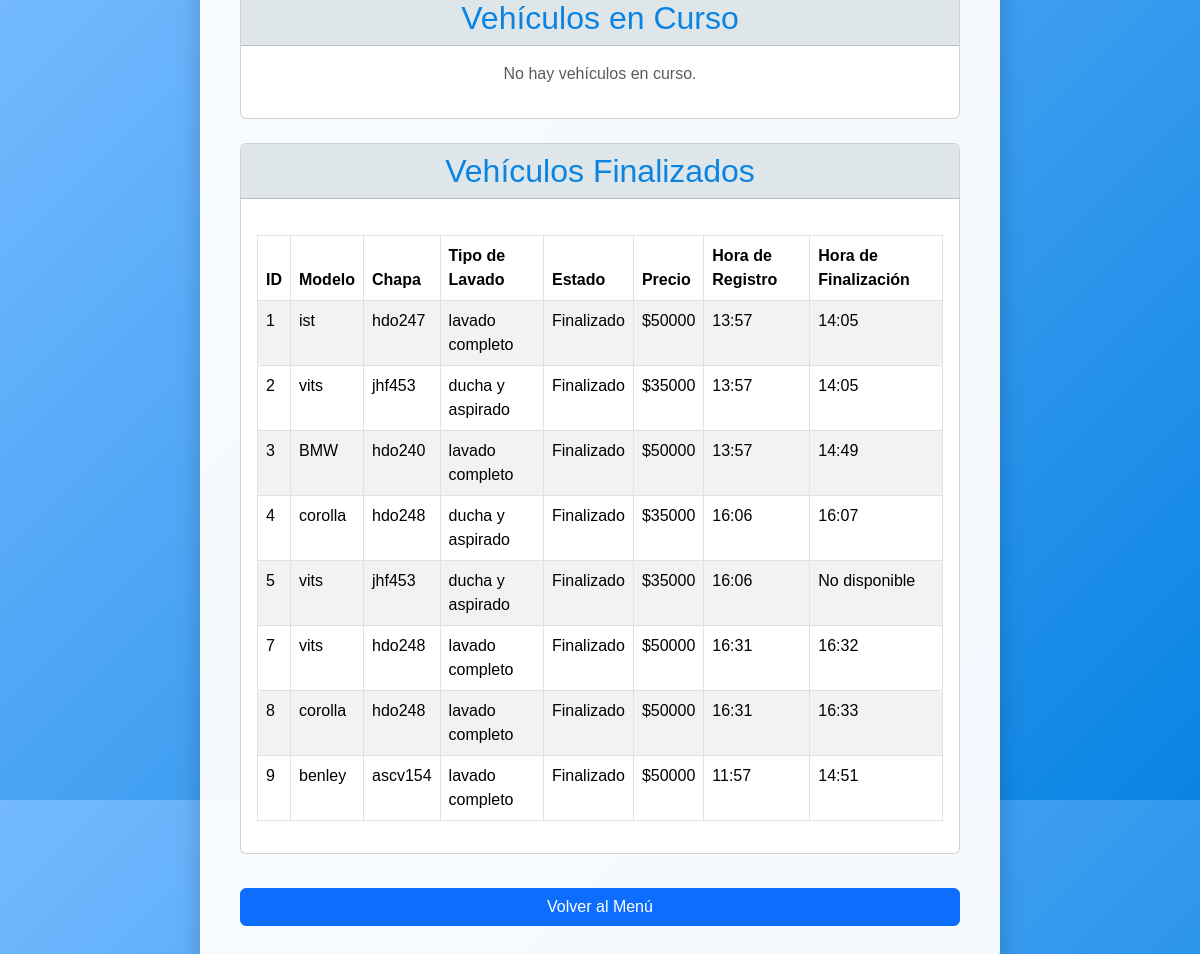
Screenshot of /estado_lavado (signed in) with the database file from the repository.
### my_program.py (models this page shows)
class Vehiculo(db.Model):
    id = db.Column(db.Integer, primary_key=True)
    modelo = db.Column(db.String(50), nullable=False)
    chapa = db.Column(db.String(10), nullable=False)
    tipo_lavado = db.Column(db.String(50), nullable=False)
    estado = db.Column(db.String(20), default="En Curso")
    precio = db.Column(db.Integer, nullable=False)
    hora = db.Column(db.String(5), default=datetime.now().strftime("%H:%M"))
    hora_finalizacion = db.Column(db.String(5))  # Nueva columna para la hora de finalización
    usuario_id = db.Column(db.Integer, db.ForeignKey('usuario.id'), nullable=False)
    usuario = db.relationship('Usuario', backref=db.backref('vehiculos', lazy=True))

### my_program.py (the view)
@app.route('/estado_lavado')
@login_requerido
def estado_lavado():
    admin = is_admin(session['usuario_id'])  # Verifica si el usuario es admin
    if admin:
        vehiculos_en_curso = Vehiculo.query.filter_by(estado='En Curso').all()
        vehiculos_finalizados = Vehiculo.query.filter_by(estado='Finalizado').all()
    else:
        usuario_id = session['usuario_id']
        vehiculos_en_curso = Vehiculo.query.filter_by(estado='En Curso', usuario_id=usuario_id).all()
        vehiculos_finalizados = Vehiculo.query.filter_by(estado='Finalizado', usuario_id=usuario_id).all()
    return render_template('estado_lavado.html',
                           vehiculos_en_curso=vehiculos_en_curso,
                           vehiculos_finalizados=vehiculos_finalizados,
                           es_admin=admin)  # Pasa la variable es_admin a la plantilla

### my_program.py (called while the page is built)
def login_requerido(f):
    @wraps(f)
    def decorador(*args, **kwargs):
        if 'usuario_id' not in session:
            flash("Inicia sesión para acceder a esta página.")
            return redirect(url_for('index'))
        return f(*args, **kwargs)
    return decorador

def is_admin(usuario_id):
    usuario = Usuario.query.get(usuario_id)
    return usuario.es_admin if usuario else False

### template/estado_lavado.html (shortened to what this page needs)
<!DOCTYPE html>
<html lang="es">
<head>
    <link rel="stylesheet" href="https://cdn.jsdelivr.net/npm/bootstrap@5.3.1/dist/css/bootstrap.min.css">
</head>
<body>
    <div class="container mt-5">
        <div class="card mb-4">
            <div class="card-header">
                <h2 class="mb-0">Vehículos en Curso</h2>
            </div>
            <div class="card-body">
                {% if vehiculos_en_curso %}
                    <div class="table-responsive">
                        <table class="table table-striped table-bordered">
                            <thead>
                                <tr>
                                    <th>ID</th>
                                    <th>Modelo</th>
                                    <th>Chapa</th>
                                    <th>Tipo de Lavado</th>
                                    <th>Estado</th>
                                    <th>Precio</th>
                                    <th>Hora de Registro</th>
                                    <th>Acciones</th>
                                </tr>
                            </thead>
                            <tbody>
                                {% for vehiculo in vehiculos_en_curso %}
                                    <tr>
                                        <td>{{ vehiculo.id }}</td>
                                        <td>{{ vehiculo.modelo }}</td>
                                        <td>{{ vehiculo.chapa }}</td>
                                        <td>{{ vehiculo.tipo_lavado }}</td>
                                        <td>{{ vehiculo.estado }}</td>
                                        <td>${{ vehiculo.precio }}</td>
                                        <td>{{ vehiculo.hora }}</td>
                                        <td>
                                            {% if es_admin %}
                                                <form action="{{ url_for('finalizar_vehiculo', id=vehiculo.id) }}" method="POST">
                                                    <button type="submit" class="btn btn-success btn-sm">Finalizar</button>
                                                </form>
                                            {% else %}
                                                <p class="text-muted">No tienes permiso para finalizar.</p>
                                            {% endif %}
                                        </td>
                                    </tr>
                                {% endfor %}
                            </tbody>
                        </table>
                    </div>
                {% else %}
                    <p class="text-center text-muted">No hay vehículos en curso.</p>
                {% endif %}
            </div>
        </div>
        <div class="card">
            <div class="card-header">
                <h2 class="mb-0">Vehículos Finalizados</h2>
            </div>
            <div class="card-body">
                {% if vehiculos_finalizados %}
                    <div class="table-responsive">
                        <table class="table table-striped table-bordered">
                            <thead>
                                <tr>
                                    <th>ID</th>
                                    <th>Modelo</th>
                                    <th>Chapa</th>
                                    <th>Tipo de Lavado</th>
                                    <th>Estado</th>
                                    <th>Precio</th>
                                    <th>Hora de Registro</th>
                                    <th>Hora de Finalización</th>
                                </tr>
                            </thead>
                            <tbody>
                                {% for vehiculo in vehiculos_finalizados %}
                                    <tr>
                                        <td>{{ vehiculo.id }}</td>
                                        <td>{{ vehiculo.modelo }}</td>
                                        <td>{{ vehiculo.chapa }}</td>
                                        <td>{{ vehiculo.tipo_lavado }}</td>
                                        <td>{{ vehiculo.estado }}</td>
                                        <td>${{ vehiculo.precio }}</td>
                                        <td>{{ vehiculo.hora }}</td>
                                        <td>{{ vehiculo.hora_finalizacion or 'No disponible' }}</td>
                                    </tr>
                                {% endfor %}
                            </tbody>
                        </table>
                    </div>
                {% else %}
                    <p class="text-center text-muted">No hay vehículos finalizados.</p>
                {% endif %}
            </div>
        </div>
        <div class="text-center mt-4">
            <a href="{{ url_for('menu') }}" class="btn btn-primary">Volver al Menú</a>
        </div>
    </div>
</body>
</html>

### template/estado_lavado.html (style rules this page uses)
body { background: linear-gradient(135deg, #74b9ff, #0984e3); font-family: 'Poppins', sans-serif; height: 100vh; display: flex; align-items: center; justify-content: center; margin: 0; }
.container { max-width: 800px; padding: 40px; background-color: rgba(255, 255, 255, 0.95); box-shadow: 0 8px 24px rgba(0, 0, 0, 0.2); border-radius: 15px; }
h1, h2 { text-align: center; color: #0984e3; margin-bottom: 20px; }
.btn { margin-top: 10px; width: 100%; }
table { margin-top: 20px; }
th { background-color: #0984e3; color: white; }
.card-header { background-color: #dfe6e9; font-weight: bold; }

### rows the page displays
Vehiculo: id "1", modelo "ist", chapa "hdo247", tipo_lavado "lavado completo", estado "Finalizado", precio "50000", hora "13:57", hora_finalizacion "14:05"
Vehiculo: id "2", modelo "vits", chapa "jhf453", tipo_lavado "ducha y aspirado", estado "Finalizado", precio "35000", hora "13:57", hora_finalizacion "14:05"
Vehiculo: id "3", modelo "BMW", chapa "hdo240", tipo_lavado "lavado completo", estado "Finalizado", precio "50000", hora "13:57", hora_finalizacion "14:49"
Vehiculo: id "4", modelo "corolla", chapa "hdo248", tipo_lavado "ducha y aspirado", estado "Finalizado", precio "35000", hora "16:06", hora_finalizacion "16:07"
Vehiculo: id "5", modelo "vits", chapa "jhf453", tipo_lavado "ducha y aspirado", estado "Finalizado", precio "35000", hora "16:06", hora_finalizacion "No disponible"
Vehiculo: id "7", modelo "vits", chapa "hdo248", tipo_lavado "lavado completo", estado "Finalizado", precio "50000", hora "16:31", hora_finalizacion "16:32"
Vehiculo: id "8", modelo "corolla", chapa "hdo248", tipo_lavado "lavado completo", estado "Finalizado", precio "50000", hora "16:31", hora_finalizacion "16:33"
Vehiculo: id "9", modelo "benley", chapa "ascv154", tipo_lavado "lavado completo", estado "Finalizado", precio "50000", hora "11:57", hora_finalizacion "14:51"
